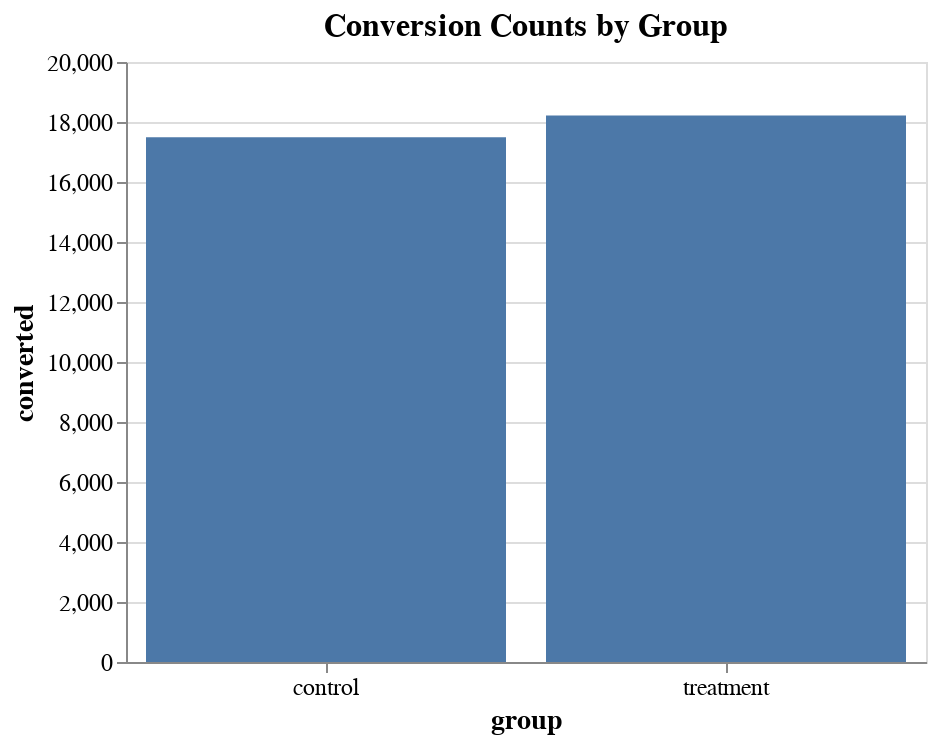

Notebook source saved alongside this figure:
### Code cell
# Group by 'group' and calculate the conversion counts
group_conversion_counts = df.groupby('group')['converted'].sum().reset_index()

# Create the Altair bar chart
chart = alt.Chart(group_conversion_counts).mark_bar().encode(
    x=alt.X('group:N', axis=alt.Axis(labelAngle=0)),
    y='converted:Q'
).properties(
    width=400,
    height=300,
    title='Conversion Counts by Group'
)

# Customize axis labels and title
chart = chart.configure_axis(
    labelFontSize=12,    # Font size for axis labels
    titleFontSize=14     # Font size for axis titles
).configure_title(
    fontSize=16          # Font size for the chart title
)

# Display the Altair chart
chart

### Figure 1 — Vega-Lite specification as saved in the notebook (floating-point values rounded to 4 significant figures)
{"config": {"view": {"continuousWidth": 300, "continuousHeight": 300}, "axis": {"labelFontSize": 12, "titleFontSize": 14}, "title": {"fontSize": 16}}, "data": {"name": "data-77693c1dbf05fb810c57a1ba0721f6c8"}, "mark": {"type": "bar"}, "encoding": {"x": {"axis": {"labelAngle": 0}, "field": "group", "type": "nominal"}, "y": {"field": "converted", "type": "quantitative"}}, "height": 300, "title": "Conversion Counts by Group", "width": 400, "$schema": "https://vega.github.io/schema/vega-lite/v5.8.0.json", "datasets": {"data-77693c1dbf05fb810c57a1ba0721f6c8": [{"group": "control", "converted": 17490.0}, {"group": "treatment", "converted": 18220.0}]}}
